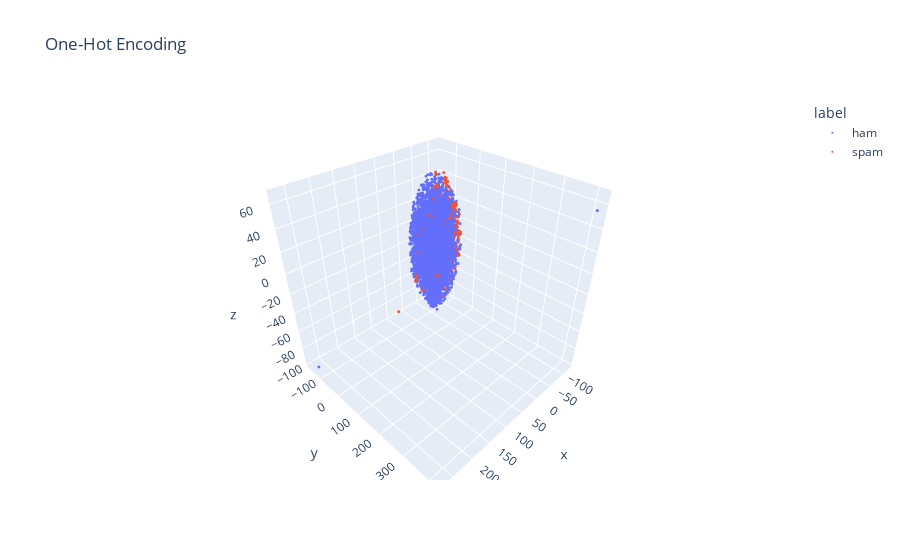

Write notebook code for a chart like this one.
### Code cell
# One-Hot Encoding
df_one_hot_3d = pd.DataFrame(one_hot_3d, columns=['x', 'y', 'z'])
df_one_hot_3d['label'] = df['v1']

fig = px.scatter_3d(df_one_hot_3d, x='x', y='y', z='z', color='label', title="One-Hot Encoding")
fig.update_traces(marker=dict(size=1))
fig.update_layout(scene=dict(aspectmode="cube", aspectratio=dict(x=1, y=1, z=1)))
fig.show()
fig.write_html("One_Hot Encoding.html")

### Figure 1 — Plotly figure (JSON) as saved in the notebook; plotly's stock layout.template omitted (floating-point values rounded to 4 significant figures; data arrays with more than 128 entries replaced by an {"elided": "..."} marker saying what was removed)
{"data": [{"hovertemplate": "label=ham<br>x=%{x}<br>y=%{y}<br>z=%{z}<extra></extra>", "legendgroup": "ham", "marker": {"color": "#636efa", "size": 1, "symbol": "circle"}, "mode": "markers", "name": "ham", "scene": "scene", "showlegend": true, "type": "scatter3d", "x": {"elided": "4825 float values"}, "y": {"elided": "4825 float values"}, "z": {"elided": "4825 float values"}}, {"hovertemplate": "label=spam<br>x=%{x}<br>y=%{y}<br>z=%{z}<extra></extra>", "legendgroup": "spam", "marker": {"color": "#EF553B", "size": 1, "symbol": "circle"}, "mode": "markers", "name": "spam", "scene": "scene", "showlegend": true, "type": "scatter3d", "x": {"elided": "747 float values"}, "y": {"elided": "747 float values"}, "z": {"elided": "747 float values"}}], "layout": {"legend": {"title": {"text": "label"}, "tracegroupgap": 0}, "scene": {"aspectmode": "cube", "aspectratio": {"x": 1, "y": 1, "z": 1}, "domain": {"x": [0, 1], "y": [0, 1]}, "xaxis": {"title": {"text": "x"}}, "yaxis": {"title": {"text": "y"}}, "zaxis": {"title": {"text": "z"}}}, "title": {"text": "One-Hot Encoding"}}}
